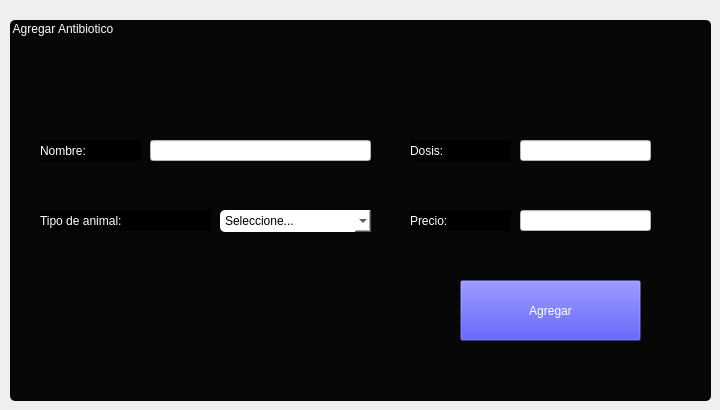
                 <widget class="QWidget" name="pgAntibiotico">
                  <widget class="QGroupBox" name="groupBox_2">
                   <property name="geometry">
                    <rect>
                     <x>10</x>
                     <y>20</y>
                     <width>701</width>
                     <height>381</height>
                    </rect>
                   </property>
                   <property name="styleSheet">
                    <string notr="true">QGroupBox{
font: 87 20pt &quot;Arial Black&quot;;
color: rgb(255, 255, 255);
background-color: rgb(7, 7, 7);
border-radius: 5;
}


QPushButton{
background-color:#000000ff;
}

QPushButton:hover{
background-color: rgb(53, 53, 79);
border-radius:20px;
}</string>
                   </property>
                   <property name="title">
                    <string>Agregar Antibiotico</string>
                   </property>
                   <widget class="QLabel" name="labelanti">
                    <property name="geometry">
                     <rect>
                      <x>30</x>
                      <y>120</y>
                      <width>101</width>
                      <height>21</height>
                     </rect>
                    </property>
                    <property name="styleSheet">
                     <string notr="true">font: 87 12pt &quot;Arial Black&quot;;
color: rgb(255, 255, 255);
background-color: rgb(0, 0, 0);
</string>
                    </property>
                    <property name="text">
                     <string>Nombre:</string>
                    </property>
                   </widget>
                   <widget class="QLineEdit" name="nombreAntibiotico">
                    <property name="geometry">
                     <rect>
                      <x>140</x>
                      <y>120</y>
                      <width>221</width>
                      <height>21</height>
                     </rect>
                    </property>
                    <property name="styleSheet">
                     <string notr="true">background-color: rgb(255, 255, 255);
color: rgb(0, 0, 0);
font: 87 12pt &quot;Arial Black&quot;;</string>
                    </property>
                    <property name="text">
                     <string/>
                    </property>
                   </widget>
                   <widget class="QLineEdit" name="dosisAntibiotico">
                    <property name="geometry">
                     <rect>
                      <x>510</x>
                      <y>120</y>
                      <width>131</width>
                      <height>21</height>
                     </rect>
                    </property>
                    <property name="styleSheet">
                     <string notr="true">background-color: rgb(255, 255, 255);
color: rgb(0, 0, 0);
font: 87 12pt &quot;Arial Black&quot;;</string>
                    </property>
                    <property name="text">
                     <string/>
                    </property>
                   </widget>
                   <widget class="QLabel" name="labelanti_2">
                    <property name="geometry">
                     <rect>
                      <x>400</x>
                      <y>120</y>
                      <width>101</width>
                      <height>21</height>
                     </rect>
                    </property>
                    <property name="styleSheet">
                     <string notr="true">font: 87 12pt &quot;Arial Black&quot;;
color: rgb(255, 255, 255);
background-color: rgb(0, 0, 0);
</string>
                    </property>
                    <property name="text">
                     <string>Dosis:</string>
                    </property>
                   </widget>
                   <widget class="QLabel" name="labelanti_3">
                    <property name="geometry">
                     <rect>
                      <x>400</x>
                      <y>190</y>
                      <width>101</width>
                      <height>21</height>
                     </rect>
                    </property>
                    <property name="styleSheet">
                     <string notr="true">font: 87 12pt &quot;Arial Black&quot;;
color: rgb(255, 255, 255);
background-color: rgb(0, 0, 0);
</string>
                    </property>
                    <property name="text">
                     <string>Precio:</string>
                    </property>
                   </widget>
                   <widget class="QLineEdit" name="precioAntibiotico">
                    <property name="geometry">
                     <rect>
                      <x>510</x>
                      <y>190</y>
                      <width>131</width>
                      <height>21</height>
                     </rect>
                    </property>
                    <property name="styleSheet">
                     <string notr="true">background-color: rgb(255, 255, 255);
color: rgb(0, 0, 0);
font: 87 12pt &quot;Arial Black&quot;;</string>
                    </property>
                    <property name="text">
                     <string/>
                    </property>
                   </widget>
                   <widget class="QLabel" name="labelanti_4">
                    <property name="geometry">
                     <rect>
                      <x>30</x>
                      <y>190</y>
                      <width>171</width>
                      <height>21</height>
                     </rect>
                    </property>
                    <property name="styleSheet">
                     <string notr="true">font: 87 12pt &quot;Arial Black&quot;;
color: rgb(255, 255, 255);
background-color: rgb(0, 0, 0);
</string>
                    </property>
                    <property name="text">
                     <string>Tipo de animal:</string>
                    </property>
                   </widget>
                   <widget class="QComboBox" name="tipoAnimal">
                    <property name="geometry">
                     <rect>
                      <x>210</x>
                      <y>190</y>
                      <width>151</width>
                      <height>22</height>
                     </rect>
                    </property>
                    <property name="styleSheet">
                     <string notr="true">background-color: rgb(255, 255, 255);
color: rgb(0, 0, 0);
font: 87 10pt &quot;Arial Black&quot;;
border-radius: 5;</string>
                    </property>
                    <item>
                     <property name="text">
                      <string>Seleccione...</string>
                     </property>
                    </item>
                    <item>
                     <property name="text">
                      <string>Bovinos</string>
                     </property>
                    </item>
                    <item>
                     <property name="text">
                      <string>Caprinos</string>
                     </property>
                    </item>
                    <item>
                     <property name="text">
                      <string>Porcinos</string>
                     </property>
                    </item>
                   </widget>
                   <widget class="QPushButton" name="btAgregarPro">
                    <property name="geometry">
                     <rect>
                      <x>450</x>
                      <y>260</y>
                      <width>181</width>
                      <height>61</height>
                     </rect>
                    </property>
                    <property name="styleSheet">
                     <string notr="true">font: 87 20pt &quot;Arial Black&quot;;
color: rgb(255, 255, 255);

</string>
                    </property>
                    <property name="text">
                     <string>Agregar</string>
                    </property>
                   </widget>
                  </widget>
                 </widget>
